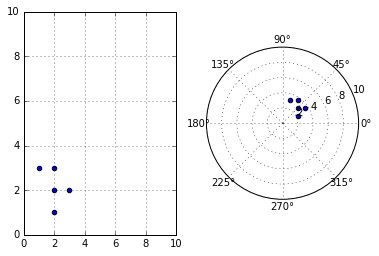

This figure's Python source:
# -*- coding: utf-8
import numpy as np
import matplotlib.pyplot as plt
    
def main():
    # 配列生成
    x = np.random.randint(1,5,5)
    y = np.random.randint(1,5,5)
    
    # 直交座標系 → 極座標系
    radii = np.sqrt(x**2 + y**2)
    theta = np.arctan2(y,x)
    
    # 直交系グラフ
    ax1 = plt.subplot(1,2,1)
    ax1.scatter(x,y)
    ax1.axis([0,10,0,10])
    ax1.grid(True)

    # 極座標系グラフ
    ax2 = plt.subplot(1,2,2,polar=True)
    ax2.scatter(theta,radii)
    ax2.set_rmax(10)
    ax2.grid(True)

    plt.show()
   
    
if __name__ == "__main__":
    main()
